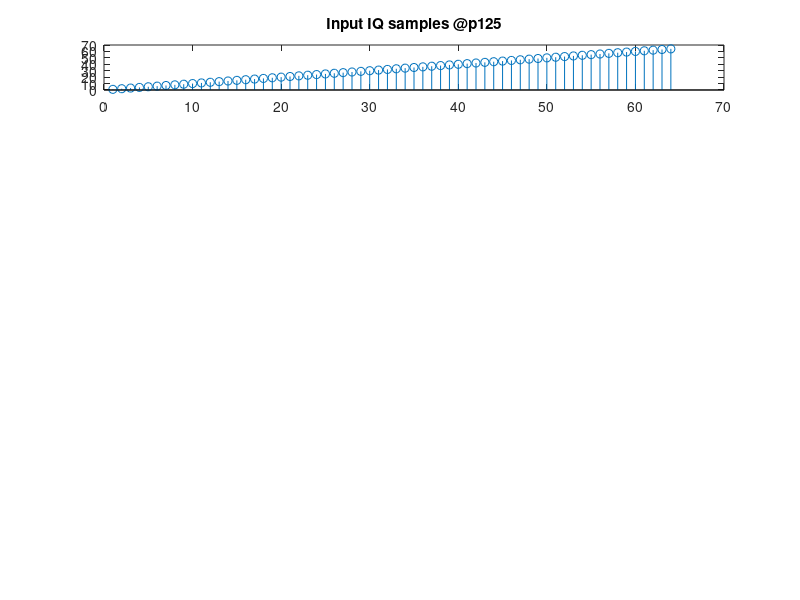

Here is the MATLAB script that generated this plot: (Note: this script raises an error after producing the figure.)
% This program is to generate an input and output sample file for VHA DUC
% testing at p125 gsps

num_vectors = 2;
num_samples_per_vector = 32;
num_samples = num_vectors * num_samples_per_vector;

for i = 1:num_samples
    input_iq (i) = i;        % ramp
    %input_iq (i) = 500 * sin (2 * pi*10*i);
end

n1 = 1:1:num_samples;
subplot(6,1,1); grid on;
stem(n1, input_iq); title("Input IQ samples @p125");

% write this into a file which can be sourced while running on FRIO
fileId = fopen("input_samples/upconversion/single_band_upconversion_p125.txt", "w");
fprintf(fileId, "%08x\n", input_iq);
fclose(fileId);

% input_iq should be scaled down before giving as input to the matlab model
scale_factor = 2^-15;
input_iq_for_model = (input_iq * scale_factor);

% no filters enabled
config.vha_hbf_stages = [0 0 0 0 0];

% now do an interpolation
output_iq_from_model_p125 = vha_interpolate(input_iq_for_model, config);

% now scale the samples up
scale_factor = 2^15;
output_iq_p125 = (output_iq_from_model_p125 * scale_factor);

n2 = 1:1:length(output_iq_p125);
subplot(6, 1, 2); grid on;
stem(n2, output_iq_p125);  title ("Output - No filters enabled");

% write this output to another file
fileId = fopen("output_samples/upconversion/p125/single_band_upconversion_p125.txt", "w");
fprintf(fileId, "%08x\n", output_iq_p125);
fclose(fileId);

% enable w1
config.vha_hbf_stages = [1 0 0 0 0];

% now do an interpolation
output_iq_from_model_p25 = vha_interpolate(input_iq_for_model, config);

% now scale the samples up
output_iq_p25 = (output_iq_from_model_p25 * scale_factor);

n2 = 1:1:length(output_iq_p25);
subplot(6, 1, 3); grid on; 
stem(n2, output_iq_p25); title ("Output - W1 enabled");
fileId = fopen("output_samples/upconversion/p125/single_band_upconversion_p25.txt", "w");
fprintf(fileId, "%08x\n", output_iq_p25);
fclose(fileId);

% enable w1, w2
config.vha_hbf_stages = [1 1 0 0 0];

% now do an interpolation
output_iq_from_model_p5 = vha_interpolate(input_iq_for_model, config);

% now scale the samples up
output_iq_p5 = (output_iq_from_model_p5 * scale_factor);

n2 = 1:1:length(output_iq_p5);
subplot(6, 1, 4); grid on;
stem(n2, output_iq_p5);title ("Output - W1, W2 enabled");
fileId = fopen("output_samples/upconversion/p125/single_band_upconversion_p5.txt", "w");
fprintf(fileId, "%08x\n", output_iq_p5);
fclose(fileId);

% enable w1, w2, w3
config.vha_hbf_stages = [1 1 1 0 0];

% now do an interpolation
output_iq_from_model_1 = vha_interpolate(input_iq_for_model, config);

% now scale the samples up
output_iq_1 = (output_iq_from_model_1 * scale_factor);

n2 = 1:1:length(output_iq_1);
subplot(6, 1, 5); grid on; 
stem(n2, output_iq_1); title ("Output - W1, W2, W3 enabled");
fileId = fopen("output_samples/upconversion/p125/single_band_upconversion_1.txt", "w");
fprintf(fileId, "%08x\n", output_iq_1);
fclose(fileId);

% enable w1, w2, w3, w4
config.vha_hbf_stages = [1 1 1 1 0];

% now do an interpolation
output_iq_from_model_2 = vha_interpolate(input_iq_for_model, config);

% now scale the samples up
output_iq_2 = (output_iq_from_model_2 * scale_factor);

n2 = 1:1:length(output_iq_2);
subplot(6, 1, 6); grid on;
stem(n2, output_iq_2);title ("Output - W1, W2, W3, W4 enabled");
fileId = fopen("output_samples/upconversion/p125/single_band_upconversion_2.txt", "w");
fprintf(fileId, "%08x\n", output_iq_2);
fclose(fileId);

clear;
